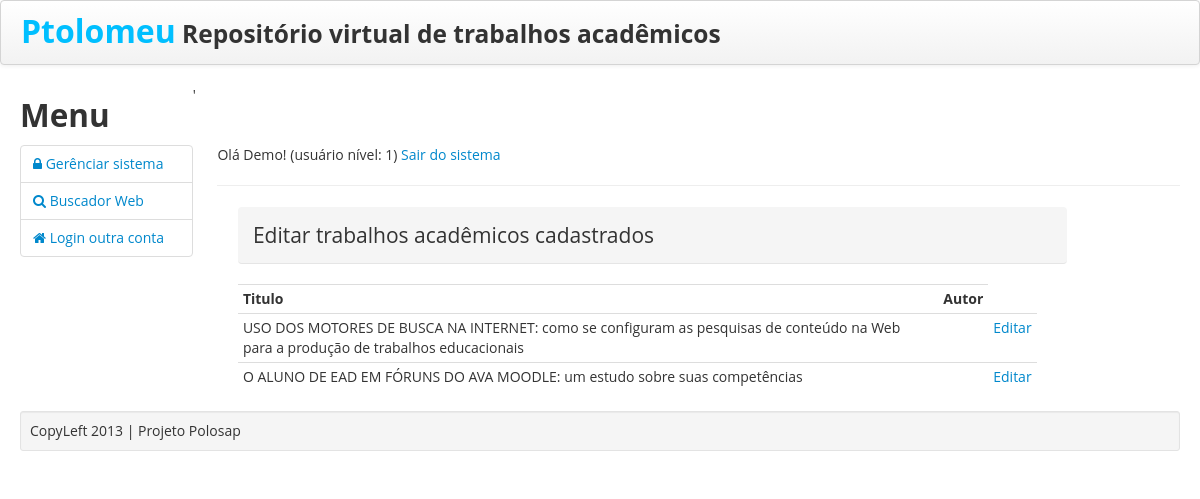
Before: /trabalhoEditarListar.php (signed in) with the older database file.
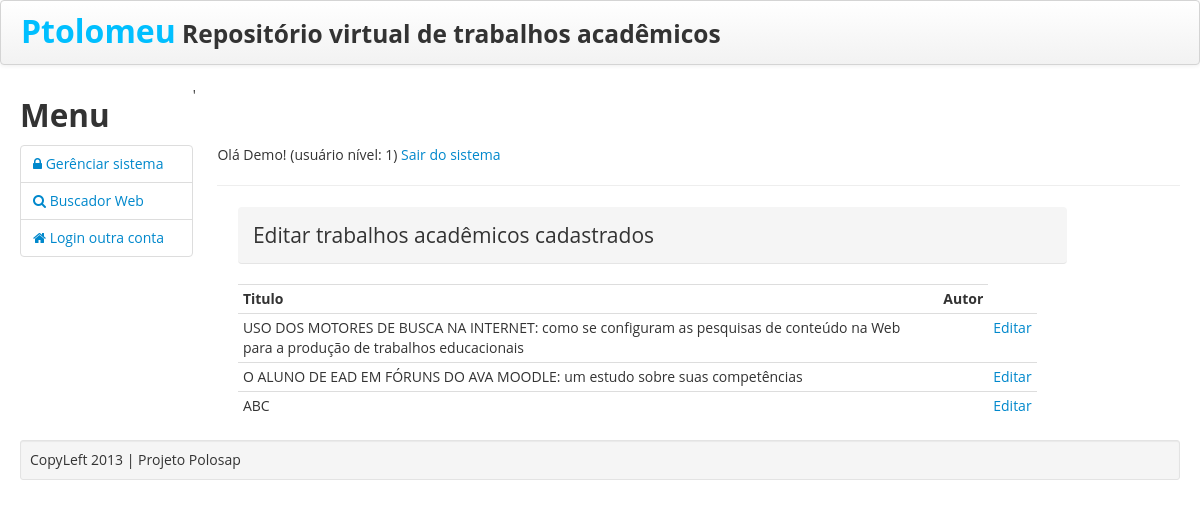
After: the same page with the newer database file.
### tables this page shows
CREATE TABLE IF NOT EXISTS `trabalho_academico` (
  `id` int(11) NOT NULL AUTO_INCREMENT,
  `titulo` text NOT NULL,
  `tipo` varchar(50) DEFAULT NULL,
  `resumo` text,
  `abstract` text,
  `numero_paginas` int(11) DEFAULT NULL,
  `data` datetime DEFAULT NULL,
  `local_pdf` text,
  `palavras_chave` text NOT NULL,
  `area` varchar(150) NOT NULL,
  `aluno` varchar(200) NOT NULL,
  `instituicao` varchar(200) NOT NULL,
  `orientador` varchar(200) NOT NULL,
  `ativo` int(11) NOT NULL,
  PRIMARY KEY (`id`)
);

### trabalhoEditarListar.php (the view, shortened to what this page needs)
<?php
require 'html.class.php';
?>
<!DOCTYPE html>
<html>
    <head>
    </head>
    <body>
        <div class="container-fluid">
            <div class="row-fluid">
                <br>
                <br>
                <br>
                <div class="span10">
                    <div class="span10">
                        <legend class="breadcrumb">Editar trabalhos acadêmicos cadastrados</legend>
                        <?php
                        $sql = "SELECT * FROM trabalho_academico";
                        $result = mysql_query($sql);
                        ?>
                        <table class='table table-condensed'>
                            <tr>
                                <td align="center"><strong>Titulo</strong></td>
                                <td align="center"><strong>Autor</strong></td>
                            </tr>
                            <?php
                            while ($rows = mysql_fetch_array($result)) {
                                ?>
                                <tr>
                                    <td><?php echo $rows['titulo']; ?></td>
                                    <td><?php echo $rows['autor']; ?></td>
                                    <td align="center"><a href="trabalhoEditarUpdate.php?id=<?php echo $rows['id']; ?>">Editar</a></td>
                                </tr>
                                <?php
                            }
                            ?>
                        </table>
                    </div>
                    <br>
                </div>
            </div>
        </div>
</body>
</html>

Changed rows visible on the page:
added trabalho_academico: titulo "ABC"
